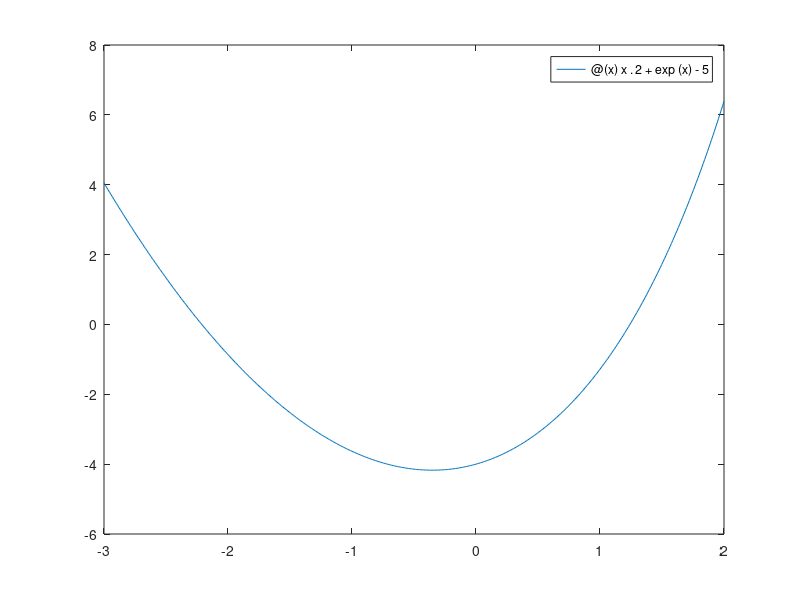

Write MATLAB code to recreate this figure. (Note: this script raises an error after producing the figure.)
clear; clc; close all;

% Description: Finds the roots using Bisection, Secant and Newton-Rhapson
% methods

f = @(x) x.^2 + exp(x) - 5;

fplot(f,[-3,2])

a = 1;
b = -2;
tol = 1e-8;
maxiter = 10000;
[c, iter] = bisection(f,a,b,tol,maxiter);


fprintf('Bisection Method: %.4f\n',c)

[c,iter] = secant(f,a,b,tol,maxiter);

fprintf('Secant Method: %.4f\n',c)

[x,CNT] = newtons(f,b,tol);
fprintf('Newton-Rhapson Method: %.4f\n',x)
hold on
plot(c,f(c),'rx')
set(gca,'xaxislocation','origin')
set(gca,'yaxislocation','origin')
grid on
xlabel('x')
ylabel('y')

function [c, iter] = bisection(f,a,b,tol,maxIter)
	c = mean([a,b]);
    err = 1;
	iter = 0;
	while ((iter < maxIter) && (err > tol))
		[a,b] = rootInterval(f,a,b,c);
		cold = mean([a,b]);
        err = abs(c-cold)/abs(cold);
        c = cold;
		iter = iter + 1;
	end
end

function [a,b] = rootInterval(f,a,b,c)
	if f(a)*f(c) < 0
		b = c;
	else
		a = c;
	end
end


function [c,iter] = secant(f,a,b,tol,maxiter)
	iter = 0;
	c = (a*f(b) - b*f(a))/(f(b)-f(a));
	while ((iter < maxiter) && (abs(f(c)) > tol))
		a = b;
		b = c;
		c = (a*f(b) - b*f(a))/(f(b)-f(a));
		iter = iter + 1;
	end
end

function [x,CNT] = newtons(y,x,tol)
	CNT = 0;
    h = 0.001;
	while abs(y(x)) > tol
        df = (y(x+h) - y(x-h))/2/h;
		x = x - y(x)./df;
		CNT = CNT + 1;
	end
end
